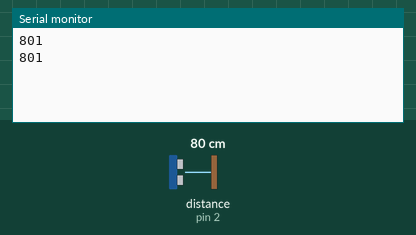
A sketch run on a simulated Arduino Uno, built with avr-gcc and run on an emulated ATmega328P. Parts: the last lines printed to the serial monitor. Wiring (inferred from the names in the program): ultrasonic range finder: trigger pin 3; echo pin 2. Inputs (shaded band) come from the test bench; at power-on: distance to the obstacle (sensor on pin 2) 80 cm. The echo pulse lasts 58.3 µs per cm.

Above: at 1.8 s.
1.9 s: distance to the obstacle (sensor on pin 2) set to 2 cm
At 2.8 s:
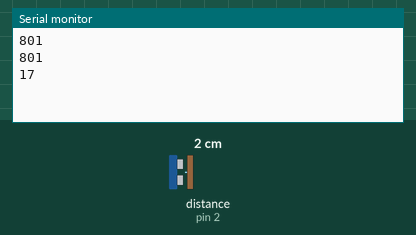
3.4 s: distance to the obstacle (sensor on pin 2) set to 4 cm
At 4.8 s:
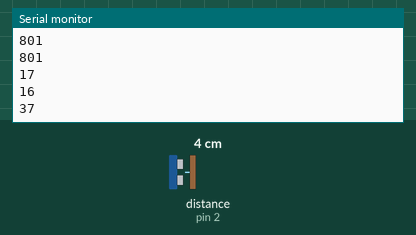
Timing chart, 0 to 6.4 s (numbered marks = the images above; inputs shaded):
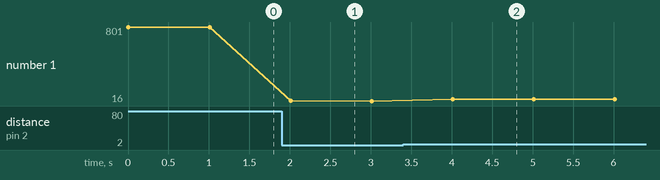

The sketch:

Ultrasonic_sensor.ino
```cpp
int echo_pin = 2;
int trig_pin = 3;

int delay_us = 10;

long distance_mm = 0;
long duration_us;

void setup()  {

  Serial.begin(9600);
  pinMode(echo_pin, INPUT);
  pinMode(trig_pin, OUTPUT);

}

void loop() {

    digitalWrite(trig_pin, HIGH);
    delayMicroseconds(delay_us);
    digitalWrite(trig_pin, LOW);

    duration_us = pulseIn(echo_pin, HIGH);


    distance_mm = (duration_us / 5.8);

    Serial.println(distance_mm);

    delay(1000);
}
```

Measured:
- after the input at 1.9 s, the serial monitor: prints a new line after 0.11 s (image 1)
- after the input at 3.4 s, the serial monitor: prints a new line after 0.61 s (image 2)
- plotted number 1: 801 → 16 after the input at 1.9 s, 16 → 37 after the input at 3.4 s
